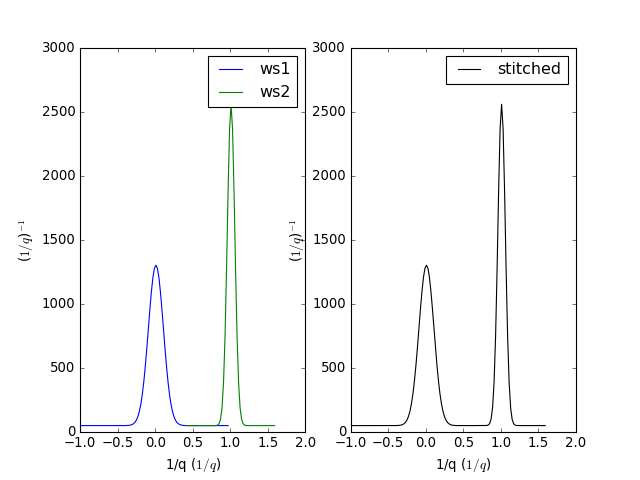

The script that drew this image:
from mantid.simpleapi import *
import matplotlib.pyplot as plt
import numpy as np

def gaussian(x, mu, sigma):
  """Creates a Gaussian peak centered on mu and with width sigma."""
  return (1/ sigma * np.sqrt(2 * np.pi)) * np.exp( - (x-mu)**2  / (2*sigma**2))

# create two histograms with a single peak in each one
x1 = np.arange(-1, 1, 0.02)
x2 = np.arange(0.4, 1.6, 0.02)
ws1 = CreateWorkspace(UnitX="1/q", DataX=x1, DataY=gaussian(x1[:-1], 0, 0.1)+1)
ws2 = CreateWorkspace(UnitX="1/q", DataX=x2, DataY=gaussian(x2[:-1], 1, 0.05)+1)

# stitch the histograms together
stitched, scale = Stitch1D(LHSWorkspace=ws1, RHSWorkspace=ws2, StartOverlap=0.4, EndOverlap=0.6, Params=0.02)

# plot the individual workspaces alongside the stitched one
fig, axs = plt.subplots(nrows=1, ncols=2, subplot_kw={'projection':'mantid'})

axs[0].plot(mtd['ws1'], wkspIndex=0, label='ws1')
axs[0].plot(mtd['ws2'], wkspIndex=0, label='ws2')
axs[0].legend()
axs[1].plot(mtd['stitched'], wkspIndex=0, color='k', label='stitched')
axs[1].legend()

# uncomment the following line to show the plot window
#fig.show()
